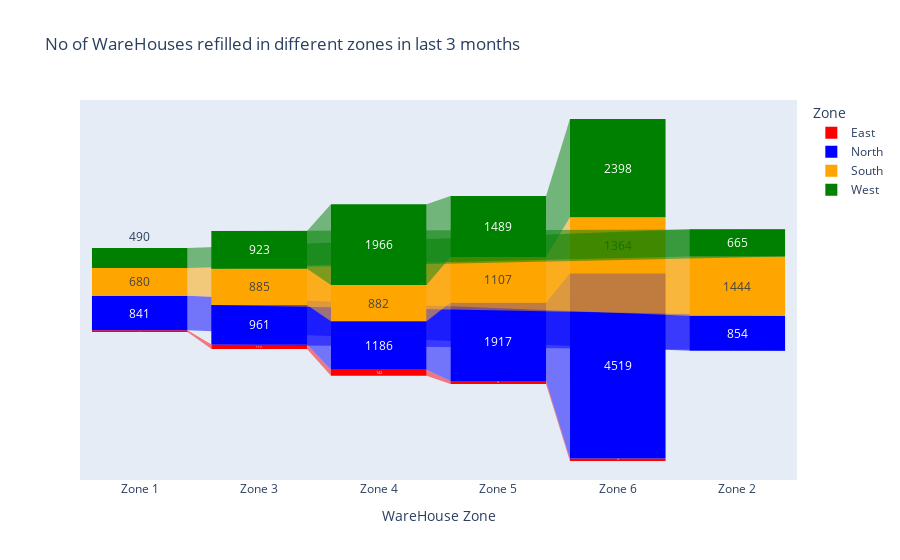

Notebook source saved alongside this figure:
### Markdown cell above
### Number of warehouses refilled in last 3 months

### Code cell
fig = px.funnel(refill_df, x="WareHouse Zone", y="# of WareHouses refilled in last 3 months", color="Zone", title="No of WareHouses refilled in different zones in last 3 months",
               color_discrete_sequence = ['red', 'blue', 'orange', 'green'])
fig.show()

### Figure 1 — Plotly figure (JSON) as saved in the notebook; plotly's stock layout.template omitted (floating-point values rounded to 4 significant figures)
{"data": [{"hovertemplate": "Zone=East<br>WareHouse Zone=%{x}<br># of WareHouses refilled in last 3 months=%{y}<extra></extra>", "legendgroup": "East", "marker": {"color": "red"}, "name": "East", "orientation": "v", "showlegend": true, "type": "funnel", "x": ["Zone 1", "Zone 3", "Zone 4", "Zone 5", "Zone 6"], "xaxis": "x", "y": [43, 112, 142, 74, 58], "yaxis": "y"}, {"hovertemplate": "Zone=North<br>WareHouse Zone=%{x}<br># of WareHouses refilled in last 3 months=%{y}<extra></extra>", "legendgroup": "North", "marker": {"color": "blue"}, "name": "North", "orientation": "v", "showlegend": true, "type": "funnel", "x": ["Zone 1", "Zone 2", "Zone 3", "Zone 4", "Zone 5", "Zone 6"], "xaxis": "x", "y": [841, 854, 961, 1186, 1917, 4519], "yaxis": "y"}, {"hovertemplate": "Zone=South<br>WareHouse Zone=%{x}<br># of WareHouses refilled in last 3 months=%{y}<extra></extra>", "legendgroup": "South", "marker": {"color": "orange"}, "name": "South", "orientation": "v", "showlegend": true, "type": "funnel", "x": ["Zone 1", "Zone 2", "Zone 3", "Zone 4", "Zone 5", "Zone 6"], "xaxis": "x", "y": [680, 1444, 885, 882, 1107, 1364], "yaxis": "y"}, {"hovertemplate": "Zone=West<br>WareHouse Zone=%{x}<br># of WareHouses refilled in last 3 months=%{y}<extra></extra>", "legendgroup": "West", "marker": {"color": "green"}, "name": "West", "orientation": "v", "showlegend": true, "type": "funnel", "x": ["Zone 1", "Zone 2", "Zone 3", "Zone 4", "Zone 5", "Zone 6"], "xaxis": "x", "y": [490, 665, 923, 1966, 1489, 2398], "yaxis": "y"}], "layout": {"legend": {"title": {"text": "Zone"}, "tracegroupgap": 0}, "title": {"text": "No of WareHouses refilled in different zones in last 3 months"}, "xaxis": {"anchor": "y", "domain": [0, 1], "title": {"text": "WareHouse Zone"}}, "yaxis": {"anchor": "x", "domain": [0, 1], "title": {"text": "# of WareHouses refilled in last 3 months"}}}}
